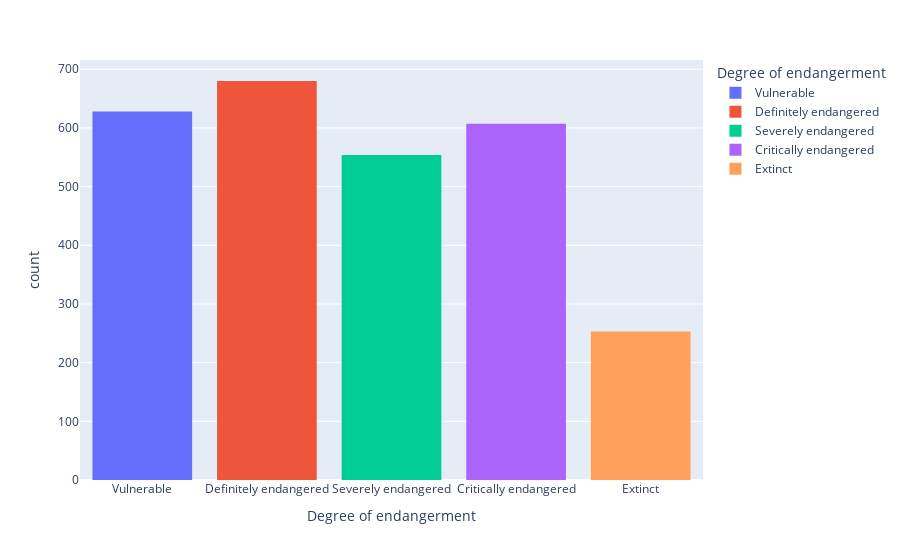

Notebook source saved alongside this figure:
### Code cell
px.histogram(df, x='Degree of endangerment', color='Degree of endangerment', hover_name='Name in English')

### Figure 1 — Plotly figure (JSON) as saved in the notebook; plotly's stock layout.template omitted (floating-point values rounded to 4 significant figures; data arrays with more than 128 entries replaced by an {"elided": "..."} marker saying what was removed)
{"data": [{"alignmentgroup": "True", "bingroup": "x", "hovertemplate": "Degree of endangerment=%{x}<br>count=%{y}<extra></extra>", "legendgroup": "Vulnerable", "marker": {"color": "#636efa", "pattern": {"shape": ""}}, "name": "Vulnerable", "offsetgroup": "Vulnerable", "orientation": "v", "showlegend": true, "type": "histogram", "x": {"elided": "628 str values"}, "xaxis": "x", "yaxis": "y"}, {"alignmentgroup": "True", "bingroup": "x", "hovertemplate": "Degree of endangerment=%{x}<br>count=%{y}<extra></extra>", "legendgroup": "Definitely endangered", "marker": {"color": "#EF553B", "pattern": {"shape": ""}}, "name": "Definitely endangered", "offsetgroup": "Definitely endangered", "orientation": "v", "showlegend": true, "type": "histogram", "x": {"elided": "680 str values"}, "xaxis": "x", "yaxis": "y"}, {"alignmentgroup": "True", "bingroup": "x", "hovertemplate": "Degree of endangerment=%{x}<br>count=%{y}<extra></extra>", "legendgroup": "Severely endangered", "marker": {"color": "#00cc96", "pattern": {"shape": ""}}, "name": "Severely endangered", "offsetgroup": "Severely endangered", "orientation": "v", "showlegend": true, "type": "histogram", "x": {"elided": "554 str values"}, "xaxis": "x", "yaxis": "y"}, {"alignmentgroup": "True", "bingroup": "x", "hovertemplate": "Degree of endangerment=%{x}<br>count=%{y}<extra></extra>", "legendgroup": "Critically endangered", "marker": {"color": "#ab63fa", "pattern": {"shape": ""}}, "name": "Critically endangered", "offsetgroup": "Critically endangered", "orientation": "v", "showlegend": true, "type": "histogram", "x": {"elided": "607 str values"}, "xaxis": "x", "yaxis": "y"}, {"alignmentgroup": "True", "bingroup": "x", "hovertemplate": "Degree of endangerment=%{x}<br>count=%{y}<extra></extra>", "legendgroup": "Extinct", "marker": {"color": "#FFA15A", "pattern": {"shape": ""}}, "name": "Extinct", "offsetgroup": "Extinct", "orientation": "v", "showlegend": true, "type": "histogram", "x": {"elided": "253 str values"}, "xaxis": "x", "yaxis": "y"}], "layout": {"barmode": "relative", "legend": {"title": {"text": "Degree of endangerment"}, "tracegroupgap": 0}, "margin": {"t": 60}, "xaxis": {"anchor": "y", "categoryarray": ["Vulnerable", "Definitely endangered", "Severely endangered", "Critically endangered", "Extinct"], "categoryorder": "array", "domain": [0, 1], "title": {"text": "Degree of endangerment"}}, "yaxis": {"anchor": "x", "domain": [0, 1], "title": {"text": "count"}}}}
